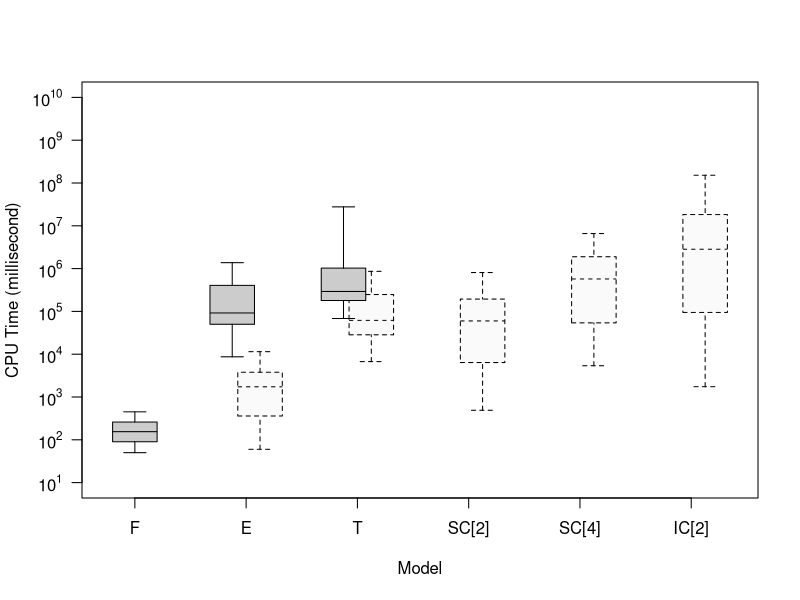

Generate this figure with R:
#################
# R code for analyzing output and plot figures
# v1.0 (organized on 2013-04-17)
# for Figure 4 in the paper
#################

#NEED TO FIRST SET R WORKING DIRECTORY TO WHERE THE FILES ARE LOCATED!!!
setwd("~/Dropbox/Research/CensoredDemand/NVLearning.git/output/serial_benchmark/")

#read the output files
data_F <- read.table("NVLearning_Full.serial.txt", header=TRUE)[c("c", "alpha", "beta", "CPUTime_F")]
data_E <- read.table("NVLearning_Event.serial.txt", header=TRUE)[c("c", "alpha", "beta", "CPUTime_E")]
data_Em <- read.table("NVLearning_Event_myopic.serial.txt", header=TRUE)[c("c", "alpha", "beta", "CPUTime_Em")]
data_T <- read.table("NVLearning_Timing.serial.txt", header=TRUE)[c("c", "alpha", "beta", "CPUTime_T")]
data_Tm <- read.table("NVLearning_Timing_myopic.serial.txt", header=TRUE)[c("c", "alpha", "beta", "CPUTime_Tm")]
#data_B2 <- read.table("NVLearning_CheckpointB.M2.serial.txt", header=TRUE)[c("c", "alpha", "beta", "CPUTime_B2")]
data_B2m <- read.table("NVLearning_CheckpointB_myopic.M2.serial.txt", header=TRUE)[c("c", "alpha", "beta", "CPUTime_B2m")]
#data_B4 <- read.table("NVLearning_CheckpointB.M4.serial.txt", header=TRUE)[c("c", "alpha", "beta", "CPUTime_B4")]
data_B4m <- read.table("NVLearning_CheckpointB_myopic.M4.serial.txt", header=TRUE)[c("c", "alpha", "beta", "CPUTime_B4m")]
#data_A2 <- read.table("NVLearning_CheckpointA.M2.serial.INCOMPLETE.txt", header=TRUE)[c("c", "alpha", "beta", "CPUTime_A2")] ###INCOMPLETE###
data_A2m <- read.table("NVLearning_CheckpointA_myopic.M2.serial.txt", header=TRUE)[c("c", "alpha", "beta", "CPUTime_A2m")]



#merge into one data frame
data <- merge(data_F, data_Em, by=c("c", "alpha", "beta"))
data <- merge(data, data_E, by=c("c", "alpha", "beta"))
data <- merge(data, data_Tm, by=c("c", "alpha", "beta"))
data <- merge(data, data_T, by=c("c", "alpha", "beta"))
data <- merge(data, data_B2m, by=c("c", "alpha", "beta"))
#data <- merge(data, data_B2, by=c("c", "alpha", "beta"))
data <- merge(data, data_B4m, by=c("c", "alpha", "beta"))
#data <- merge(data, data_B4, by=c("c", "alpha", "beta"))
data <- merge(data, data_A2m, by=c("c", "alpha", "beta"))
#data <- merge(data, data_A2, by=c("c", "alpha", "beta"), all.x=TRUE) ###INCOMPLETE###
#colnames(data) <- c("c", "alpha", "beta", "F", "E",  "Tm", "T", "SC[2]m", "SC[2]", "SC[4]m", "SC[4]", "IC[2]m", "IC[2]")
colnames(data) <- c("c", "alpha", "beta", "F", "Em", "E",  "Tm", "T", "SC[2]m", "SC[4]m", "IC[2]m")

require("reshape2")
data.long <- melt(data=data, id.vars=c("c","alpha", "beta"), variable.name="Model", value.name="CPUTime")
#require("ggplot2")
#qplot(data=data.long, x=Model, y=log10(CPUTime), geom=c("boxplot"), color=factor(c), shape=factor(alpha/beta))


pdf('Figure-CPUTime.pdf', width = 8, height = 8)

boxplot(log10(CPUTime) ~ Model, data=data.long, xlab="Model", ylab="CPU Time (millisecond)", range=0,
        at=c(1, 3.25,2.75, 5.25,4.75, 7.25, 9.25, 11.25), #show.names=c(1,1,0,1,0,1,0,1),
        xaxt="n", yaxt="n", ylim=c(1,10),
        boxlty=c(1, 2,1, 2,1, 2, 2, 2), boxfill=c("grey80", "grey98","grey80", "grey98","grey80", "grey98", "grey98", "grey98"), 
        medlty=c(1, 2,1, 2,1, 2, 2, 2), medlwd=c(1, 1,1, 1,1, 1, 1, 1),#medcol=c("grey40", "grey40", "grey70","grey40", "grey70","grey40", "grey70","grey40", "grey70","grey40"), 
        whisklty=c(1, 2,1, 2,1, 2, 2, 2), staplelty=c(1, 2,1, 2,1, 2, 2, 2) )
axis(side=1, at=c(1, 3, 5, 7, 9, 11), labels=c("F","E","T","SC[2]","SC[4]", "IC[2]"))
axis(side=2, at=seq(1, 10, 1), labels=parse(text=paste("10^", seq(1, 10, 1), sep="")), las=1)

#boxplot(log10(CPUTime) ~ Model, data=data.long, xlab="Model", ylab="CPU Time (millisecond)", 
#        at=c(1, 3, 5.25,4.75, 7.25,6.75, 9.25,8.75, 11.25, 10.75), #show.names=c(1,1,0,1,0,1,0,1),
#        xaxt="n", yaxt="n", ylim=c(1,10),
#        boxlty=c(1, 1, 2,1, 2,1, 2,1, 2,1), boxfill=c("grey80", "grey80", "grey98","grey80", "grey98","grey80", "grey98","grey80", "grey98","grey80"), 
#        medlty=c(1, 1, 2,1, 2,1, 2,1, 2,1), medlwd=c(1, 1, 1,1, 1,1, 1,1, 1,1),#medcol=c("grey40", "grey40", "grey70","grey40", "grey70","grey40", "grey70","grey40", "grey70","grey40"), 
#        whisklty=c(1, 1, 2,1, 2,1, 2,1, 2,1), staplelty=c(1, 1, 2,1, 2,1, 2,1, 2,1) )
#axis(side=1, at=c(1, 3, 5, 7, 9, 11), labels=c("F","E","T","SC[2]","SC[4]", "IC[2]"))
#axis(side=2, at=seq(1, 10, 1), labels=parse(text=paste("10^", seq(1, 10, 1), sep="")), las=1)

dev.off()
